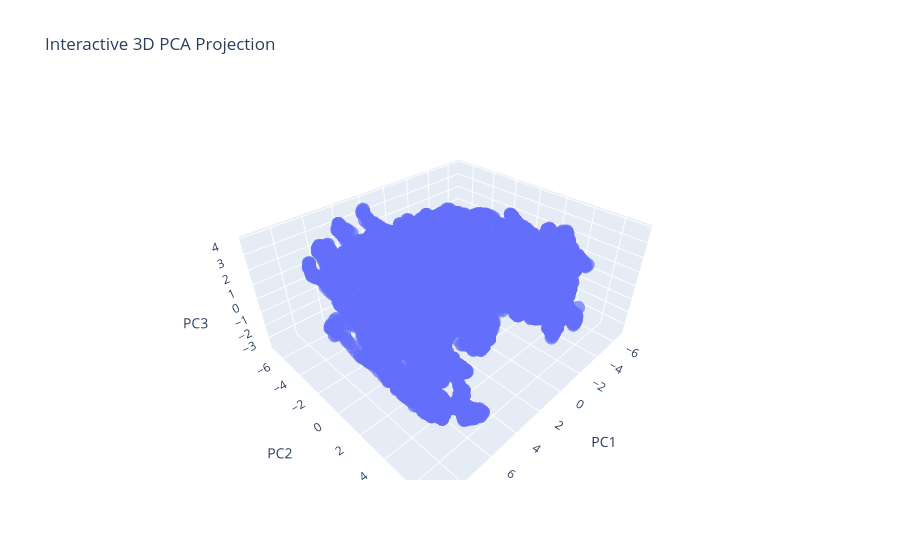

Notebook source saved alongside this figure:
### Code cell
import plotly.express as px
import pandas as pd

# Create a DataFrame for easier plotting
df_pca = pd.DataFrame(X_pca, columns=['PC1', 'PC2', 'PC3'])

# Optional: add labels or categories
# df_pca['Label'] = labels

fig = px.scatter_3d(
    df_pca,
    x='PC1',
    y='PC2',
    z='PC3',
    # color='Label',  # uncomment if you have labels
    title='Interactive 3D PCA Projection',
    opacity=0.7
)

fig.show()

### Figure 1 — Plotly figure (JSON) as saved in the notebook; plotly's stock layout.template omitted (floating-point values rounded to 4 significant figures; data arrays with more than 128 entries replaced by an {"elided": "..."} marker saying what was removed)
{"data": [{"hovertemplate": "PC1=%{x}<br>PC2=%{y}<br>PC3=%{z}<extra></extra>", "legendgroup": "", "marker": {"color": "#636efa", "opacity": 0.7, "symbol": "circle"}, "mode": "markers", "name": "", "scene": "scene", "showlegend": false, "type": "scatter3d", "x": {"elided": "19735 float values"}, "y": {"elided": "19735 float values"}, "z": {"elided": "19735 float values"}}], "layout": {"legend": {"tracegroupgap": 0}, "scene": {"domain": {"x": [0, 1], "y": [0, 1]}, "xaxis": {"title": {"text": "PC1"}}, "yaxis": {"title": {"text": "PC2"}}, "zaxis": {"title": {"text": "PC3"}}}, "title": {"text": "Interactive 3D PCA Projection"}}}
